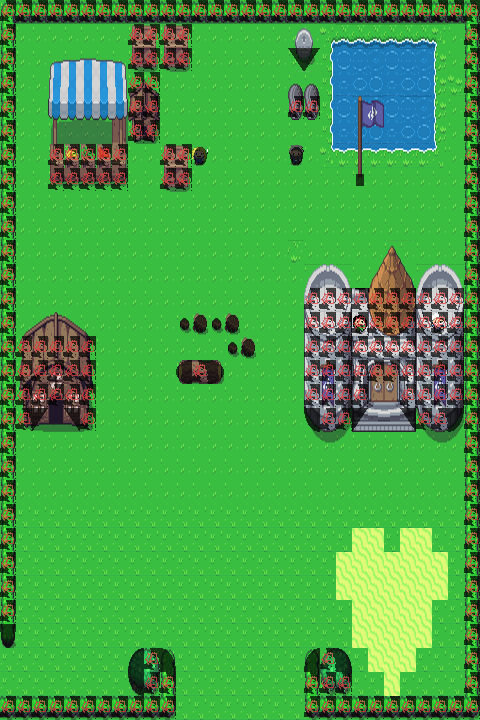

The image is a tile-based game level rendered from a .tmx file. Its description and source (layers, tilesets, objects; grid data summarised) follow:
An orthogonal 30x30 tile map with 16x24 px tiles, 3 tile layers (Tile Layer 1, Tile Layer 2, collision), 3 tilesets.

<map version="1.10" tiledversion="1.10.0" orientation="orthogonal" renderorder="right-down" width="30" height="30" tilewidth="16" tileheight="24" infinite="0" nextlayerid="4" nextobjectid="5">
 <properties>
  <property name="map-south" value="home3" />
  <property name="map-west" value="home" />
 </properties>
 <tileset firstgid="1" source="home.tsx" />
 <tileset firstgid="1441" source="house_int.tsx" />
 <tileset firstgid="2441" source="collisions.tsx" />
 <layer id="1" name="Tile Layer 1" width="30" height="30">
  <data>[900 cells, 900 non-empty, 51 distinct tile ids]</data>
 </layer>
 <layer id="2" name="Tile Layer 2" width="30" height="30">
  <data>[900 cells, 264 non-empty, 132 distinct tile ids]</data>
 </layer>
 <layer id="3" name="collision" width="30" height="30" opacity="0.7">
  <data>[900 cells, 237 non-empty, 13 distinct tile ids]</data>
 </layer>
</map>
